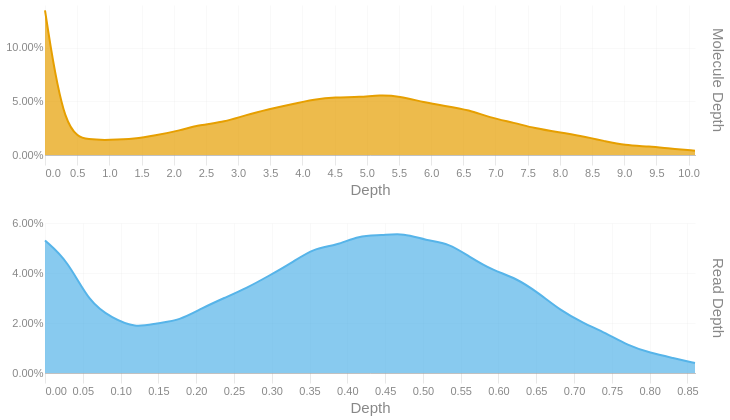

The notebook cell this image was saved under:
### Code cell
readdep = depth_hist(tb['Read Depth'], q99, 3)
readdep = readdep.with_columns(pl.lit('Read Depth').alias('Metric'))
if not SKIPLR:
    moldep = depth_hist(tb['Molecule Depth'], mol_q99, 1)
    moldep = moldep.with_columns(pl.lit('Molecule Depth').alias('Metric'))
    _hist = pl.concat([readdep, moldep])
    _hist = _hist.filter(pl.col('Proportion') != 0)
    with SafeRender(_hist):
        (
            alt.Chart(_hist)        
            .mark_area(interpolate = "basis")
            .encode(
                x=alt.X('Bin:Q').scale(domainMin=0).axis(alt.Axis(title='Depth')),
                y = alt.Y('Proportion:Q', title = None).axis(format = '.2%'),
                color = alt.Color('Metric:N').legend(None),
                row = alt.Row("Metric:N").header(title = None, labelOrient = 'right'),
                tooltip = [
                    alt.Tooltip("Metric:N", title = "Metric"),
                    alt.Tooltip('Interval:N', title = "Depth Interval"),
                    alt.Tooltip('Proportion:Q', title = "% Alignments").format('.2%')
                ]
            )
            .resolve_scale(x='independent', y='independent')
            .properties(
                height = 150, width = 650,
                usermeta={'embedOptions': {'downloadFileName': f'{samplename}.depth.hist'}}
            )
        ).display()
else:
    readdep = readdep.filter(pl.col('Proportion') != 0)
    with SafeRender(readdep):
        (
            alt.Chart(readdep)        
            .mark_area(interpolate = "basis")
            .encode(
                x=alt.X('Bin:Q').scale(domainMin=0).axis(alt.Axis(title='Depth')),
                y = alt.Y('Proportion:Q', title = None).axis(format = '.2%'),
                tooltip = [
                    alt.Tooltip('Interval:N', title = "Depth Interval"),
                    alt.Tooltip('Proportion:Q', title = "% Alignments").format('.2%')
                ]
            )
            .properties(
                usermeta={'embedOptions': {'downloadFileName': f'{samplename}.depth.hist'}}
            )
        ).display()

### Figure 1 — Vega-Lite specification as saved in the notebook (floating-point values rounded to 4 significant figures)
{"width": 650, "height": 150, "config": {"title": {"anchor": "start", "dy": -15, "fontSize": 18, "color": "#888888", "subtitleColor": "#888888", "subtitleFontSize": 14}, "arc": {"fill": "#0072B2"}, "axis": {"domainColor": "#888888", "domainWidth": 0.5, "gridWidth": 0.2, "grid": false, "titleFontWeight": 400, "titleFontSize": 15, "labelFontSize": 11, "labelColor": "#888888", "tickColor": "#888888", "tickWidth": 0.2, "titleColor": "#888888"}, "axisBand": {"grid": false}, "axisX": {"grid": true, "tickSize": 10, "domainCap": "round"}, "axisY": {"domain": false, "grid": true, "tickSize": 0, "domainCap": "round"}, "background": "transparent", "header": {"labelFontSize": 15, "labelColor": "#888888", "titleFontSize": 15, "titleFontWeight": 600, "titleColor": "#888888"}, "legend": {"labelFont": "sans-serif", "labelFontSize": 12, "labelColor": "#888888", "symbolSize": 100, "symbolType": "circle", "titleFontSize": 12, "titlePadding": 10, "titleColor": "#888888", "title": null}, "range": {"category": ["#E69F00", "#56B4E9", "#009E73", "#F0E442", "#0072B2", "#D55E00", "#CC79A7", "#000000"], "diverging": ["#cfe8f3", "#a2d4ec", "#73bfe2", "#46abdb", "#1696d2", "#12719e"]}, "area": {"fill": "#0072B2", "fillOpacity": 0.7, "line": true, "strokeOpacity": 0.7}, "line": {"color": "#0072B2", "stroke": "#0072B2", "strokeWidth": 2}, "trail": {"color": "#0072B2", "stroke": "#0072B2", "strokeWidth": 0, "size": 1}, "point": {"filled": true, "fillOpacity": 1.0, "size": 95}, "text": {"color": "#888888", "fontSize": 11, "align": "right", "fontWeight": 400, "size": 11}, "bar": {"fill": "#0072B2", "stroke": null}, "view": {"stroke": null, "continuousWidth": 660, "continuousHeight": 400}}, "data": {"name": "data-9ccd0262eef3616fb191477a44a3e27a"}, "mark": {"type": "area", "interpolate": "basis"}, "encoding": {"color": {"field": "Metric", "legend": null, "type": "nominal"}, "row": {"field": "Metric", "header": {"title": null, "labelOrient": "right"}, "type": "nominal"}, "tooltip": [{"field": "Metric", "title": "Metric", "type": "nominal"}, {"field": "Interval", "title": "Depth Interval", "type": "nominal"}, {"field": "Proportion", "format": ".2%", "title": "% Alignments", "type": "quantitative"}], "x": {"axis": {"title": "Depth"}, "field": "Bin", "scale": {"domainMin": 0}, "type": "quantitative"}, "y": {"axis": {"format": ".2%"}, "field": "Proportion", "title": null, "type": "quantitative"}}, "resolve": {"scale": {"x": "independent", "y": "independent"}}, "usermeta": {"embedOptions": {"downloadFileName": "TF26LRJL0044_5B_10484332_23Y22YLT4_L7.depth.hist"}}, "$schema": "https://vega.github.io/schema/vega-lite/v6.4.1.json", "datasets": {"data-9ccd0262eef3616fb191477a44a3e27a": [{"Bin": 0.0, "Interval": "0.0-0.03", "Proportion": 0.053, "Metric": "Read Depth"}, {"Bin": 0.03, "Interval": "0.03-0.059", "Proportion": 0.045, "Metric": "Read Depth"}, {"Bin": 0.059, "Interval": "0.059-0.089", "Proportion": 0.028, "Metric": "Read Depth"}, {"Bin": 0.089, "Interval": "0.089-0.119", "Proportion": 0.022, "Metric": "Read Depth"}, {"Bin": 0.119, "Interval": "0.119-0.148", "Proportion": 0.018, "Metric": "Read Depth"}, {"Bin": 0.148, "Interval": "0.148-0.178", "Proportion": 0.02, "Metric": "Read Depth"}, {"Bin": 0.178, "Interval": "0.178-0.208", "Proportion": 0.021, "Metric": "Read Depth"}, {"Bin": 0.208, "Interval": "0.208-0.237", "Proportion": 0.026, "Metric": "Read Depth"}, {"Bin": 0.237, "Interval": "0.237-0.267", "Proportion": 0.03, "Metric": "Read Depth"}, {"Bin": 0.267, "Interval": "0.267-0.297", "Proportion": 0.034, "Metric": "Read Depth"}, {"Bin": 0.297, "Interval": "0.297-0.326", "Proportion": 0.039, "Metric": "Read Depth"}, {"Bin": 0.326, "Interval": "0.326-0.356", "Proportion": 0.044, "Metric": "Read Depth"}, {"Bin": 0.356, "Interval": "0.356-0.386", "Proportion": 0.05, "Metric": "Read Depth"}, {"Bin": 0.386, "Interval": "0.386-0.415", "Proportion": 0.051, "Metric": "Read Depth"}, {"Bin": 0.415, "Interval": "0.415-0.445", "Proportion": 0.055, "Metric": "Read Depth"}, {"Bin": 0.445, "Interval": "0.445-0.475", "Proportion": 0.055, "Metric": "Read Depth"}, {"Bin": 0.475, "Interval": "0.475-0.504", "Proportion": 0.056, "Metric": "Read Depth"}, {"Bin": 0.504, "Interval": "0.504-0.534", "Proportion": 0.053, "Metric": "Read Depth"}, {"Bin": 0.534, "Interval": "0.534-0.564", "Proportion": 0.052, "Metric": "Read Depth"}, {"Bin": 0.564, "Interval": "0.564-0.593", "Proportion": 0.046, "Metric": "Read Depth"}, {"Bin": 0.593, "Interval": "0.593-0.623", "Proportion": 0.041, "Metric": "Read Depth"}, {"Bin": 0.623, "Interval": "0.623-0.653", "Proportion": 0.038, "Metric": "Read Depth"}, {"Bin": 0.653, "Interval": "0.653-0.682", "Proportion": 0.032, "Metric": "Read Depth"}, {"Bin": 0.682, "Interval": "0.682-0.712", "Proportion": 0.025, "Metric": "Read Depth"}, {"Bin": 0.712, "Interval": "0.712-0.742", "Proportion": 0.02, "Metric": "Read Depth"}, {"Bin": 0.742, "Interval": "0.742-0.771", "Proportion": 0.016, "Metric": "Read Depth"}, {"Bin": 0.771, "Interval": "0.771-0.801", "Proportion": 0.011, "Metric": "Read Depth"}, {"Bin": 0.801, "Interval": "0.801-0.831", "Proportion": 0.008, "Metric": "Read Depth"}, {"Bin": 0.831, "Interval": "0.831-0.86", "Proportion": 0.006, "Metric": "Read Depth"}, {"Bin": 0.86, "Interval": "0.86-0.89", "Proportion": 0.004, "Metric": "Read Depth"}, {"Bin": 0.0, "Interval": "0.0-0.3", "Proportion": 0.135, "Metric": "Molecule Depth"}, {"Bin": 0.3, "Interval": "0.3-0.7", "Proportion": 0.019, "Metric": "Molecule Depth"}, {"Bin": 0.7, "Interval": "0.7-1.0", "Proportion": 0.014, "Metric": "Molecule Depth"}, {"Bin": 1.0, "Interval": "1.0-1.4", "Proportion": 0.014, "Metric": "Molecule Depth"}, {"Bin": 1.4, "Interval": "1.4-1.7", "Proportion": 0.015, "Metric": "Molecule Depth"}, {"Bin": 1.7, "Interval": "1.7-2.1", "Proportion": 0.018, "Metric": "Molecule Depth"}, {"Bin": 2.1, "Interval": "2.1-2.4", "Proportion": 0.023, "Metric": "Molecule Depth"}, {"Bin": 2.4, "Interval": "2.4-2.8", "Proportion": 0.028, "Metric": "Molecule Depth"}, {"Bin": 2.8, "Interval": "2.8-3.1", "Proportion": 0.031, "Metric": "Molecule Depth"}, {"Bin": 3.1, "Interval": "3.1-3.5", "Proportion": 0.037, "Metric": "Molecule Depth"}, {"Bin": 3.5, "Interval": "3.5-3.8", "Proportion": 0.043, "Metric": "Molecule Depth"}, {"Bin": 3.8, "Interval": "3.8-4.2", "Proportion": 0.047, "Metric": "Molecule Depth"}, {"Bin": 4.2, "Interval": "4.2-4.5", "Proportion": 0.052, "Metric": "Molecule Depth"}, {"Bin": 4.5, "Interval": "4.5-4.9", "Proportion": 0.054, "Metric": "Molecule Depth"}, {"Bin": 4.9, "Interval": "4.9-5.2", "Proportion": 0.054, "Metric": "Molecule Depth"}, {"Bin": 5.2, "Interval": "5.2-5.5", "Proportion": 0.056, "Metric": "Molecule Depth"}, {"Bin": 5.5, "Interval": "5.5-5.9", "Proportion": 0.055, "Metric": "Molecule Depth"}, {"Bin": 5.9, "Interval": "5.9-6.2", "Proportion": 0.049, "Metric": "Molecule Depth"}, {"Bin": 6.2, "Interval": "6.2-6.6", "Proportion": 0.046, "Metric": "Molecule Depth"}, {"Bin": 6.6, "Interval": "6.6-6.9", "Proportion": 0.042, "Metric": "Molecule Depth"}, {"Bin": 6.9, "Interval": "6.9-7.3", "Proportion": 0.035, "Metric": "Molecule Depth"}, {"Bin": 7.3, "Interval": "7.3-7.6", "Proportion": 0.03, "Metric": "Molecule Depth"}, {"Bin": 7.6, "Interval": "7.6-8.0", "Proportion": 0.025, "Metric": "Molecule Depth"}, {"Bin": 8.0, "Interval": "8.0-8.3", "Proportion": 0.021, "Metric": "Molecule Depth"}, {"Bin": 8.3, "Interval": "8.3-8.7", "Proportion": 0.018, "Metric": "Molecule Depth"}, {"Bin": 8.7, "Interval": "8.7-9.0", "Proportion": 0.013, "Metric": "Molecule Depth"}, {"Bin": 9.0, "Interval": "9.0-9.4", "Proportion": 0.009, "Metric": "Molecule Depth"}, {"Bin": 9.4, "Interval": "9.4-9.7", "Proportion": 0.008, "Metric": "Molecule Depth"}, {"Bin": 9.7, "Interval": "9.7-10.1", "Proportion": 0.006, "Metric": "Molecule Depth"}, {"Bin": 10.1, "Interval": "10.1-10.4", "Proportion": 0.004, "Metric": "Molecule Depth"}]}}
